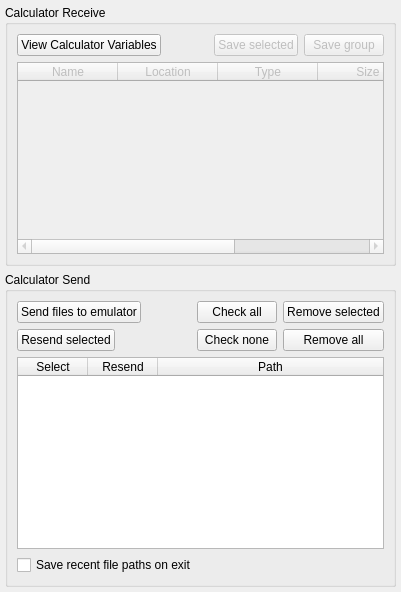
      <widget class="QWidget" name="tabVariables">
       <attribute name="icon">
        <iconset resource="resources.qrc">
         <normaloff>:/icons/resources/icons/variables.png</normaloff>:/icons/resources/icons/variables.png</iconset>
       </attribute>
       <attribute name="title">
        <string>Variables</string>
       </attribute>
       <layout class="QGridLayout" name="gridLayout_13">
        <property name="leftMargin">
         <number>5</number>
        </property>
        <property name="topMargin">
         <number>5</number>
        </property>
        <property name="rightMargin">
         <number>5</number>
        </property>
        <property name="bottomMargin">
         <number>5</number>
        </property>
        <item row="0" column="0">
         <widget class="QGroupBox" name="groupBox_12">
          <property name="title">
           <string>Calculator Receive</string>
          </property>
          <layout class="QVBoxLayout" name="verticalLayout_5">
           <item>
            <layout class="QHBoxLayout" name="horizontalLayout_5">
             <property name="spacing">
              <number>6</number>
             </property>
             <property name="topMargin">
              <number>0</number>
             </property>
             <property name="bottomMargin">
              <number>0</number>
             </property>
             <item>
              <widget class="QPushButton" name="buttonRefreshList">
               <property name="sizePolicy">
                <sizepolicy hsizetype="Preferred" vsizetype="Maximum">
                 <horstretch>0</horstretch>
                 <verstretch>0</verstretch>
                </sizepolicy>
               </property>
               <property name="focusPolicy">
                <enum>Qt::TabFocus</enum>
               </property>
               <property name="text">
                <string>View Calculator Variables</string>
               </property>
               <property name="icon">
                <iconset resource="resources.qrc">
                 <normaloff>:/icons/resources/icons/tios.png</normaloff>:/icons/resources/icons/tios.png</iconset>
               </property>
              </widget>
             </item>
             <item>
              <spacer name="horizontalSpacer_3">
               <property name="orientation">
                <enum>Qt::Horizontal</enum>
               </property>
               <property name="sizeType">
                <enum>QSizePolicy::MinimumExpanding</enum>
               </property>
               <property name="sizeHint" stdset="0">
                <size>
                 <width>40</width>
                 <height>0</height>
                </size>
               </property>
              </spacer>
             </item>
             <item>
              <widget class="QPushButton" name="buttonReceiveFiles">
               <property name="enabled">
                <bool>false</bool>
               </property>
               <property name="sizePolicy">
                <sizepolicy hsizetype="Preferred" vsizetype="Maximum">
                 <horstretch>0</horstretch>
                 <verstretch>0</verstretch>
                </sizepolicy>
               </property>
               <property name="focusPolicy">
                <enum>Qt::TabFocus</enum>
               </property>
               <property name="text">
                <string>Save selected</string>
               </property>
               <property name="icon">
                <iconset resource="resources.qrc">
                 <normaloff>:/icons/resources/icons/save.png</normaloff>:/icons/resources/icons/save.png</iconset>
               </property>
              </widget>
             </item>
             <item>
              <widget class="QPushButton" name="buttonReceiveFile">
               <property name="enabled">
                <bool>false</bool>
               </property>
               <property name="sizePolicy">
                <sizepolicy hsizetype="Preferred" vsizetype="Maximum">
                 <horstretch>0</horstretch>
                 <verstretch>0</verstretch>
                </sizepolicy>
               </property>
               <property name="focusPolicy">
                <enum>Qt::TabFocus</enum>
               </property>
               <property name="text">
                <string>Save group</string>
               </property>
               <property name="icon">
                <iconset resource="resources.qrc">
                 <normaloff>:/icons/resources/icons/save.png</normaloff>:/icons/resources/icons/save.png</iconset>
               </property>
              </widget>
             </item>
            </layout>
           </item>
           <item>
            <widget class="QTableWidget" name="emuVarView">
             <property name="enabled">
              <bool>false</bool>
             </property>
             <property name="sizePolicy">
              <sizepolicy hsizetype="MinimumExpanding" vsizetype="MinimumExpanding">
               <horstretch>0</horstretch>
               <verstretch>0</verstretch>
              </sizepolicy>
             </property>
             <property name="contextMenuPolicy">
              <enum>Qt::CustomContextMenu</enum>
             </property>
             <property name="acceptDrops">
              <bool>false</bool>
             </property>
             <property name="editTriggers">
              <set>QAbstractItemView::NoEditTriggers</set>
             </property>
             <property name="showDropIndicator" stdset="0">
              <bool>false</bool>
             </property>
             <property name="dragDropOverwriteMode">
              <bool>false</bool>
             </property>
             <property name="selectionBehavior">
              <enum>QAbstractItemView::SelectRows</enum>
             </property>
             <property name="textElideMode">
              <enum>Qt::ElideRight</enum>
             </property>
             <property name="sortingEnabled">
              <bool>true</bool>
             </property>
             <attribute name="horizontalHeaderDefaultSectionSize">
              <number>100</number>
             </attribute>
             <attribute name="horizontalHeaderHighlightSections">
              <bool>false</bool>
             </attribute>
             <attribute name="horizontalHeaderMinimumSectionSize">
              <number>40</number>
             </attribute>
             <attribute name="horizontalHeaderShowSortIndicator" stdset="0">
              <bool>true</bool>
             </attribute>
             <attribute name="horizontalHeaderStretchLastSection">
              <bool>true</bool>
             </attribute>
             <attribute name="verticalHeaderVisible">
              <bool>false</bool>
             </attribute>
             <attribute name="verticalHeaderDefaultSectionSize">
              <number>21</number>
             </attribute>
             <attribute name="verticalHeaderShowSortIndicator" stdset="0">
              <bool>false</bool>
             </attribute>
             <column>
              <property name="text">
               <string>Name</string>
              </property>
             </column>
             <column>
              <property name="text">
               <string>Location</string>
              </property>
             </column>
             <column>
              <property name="text">
               <string>Type</string>
              </property>
             </column>
             <column>
              <property name="text">
               <string>Size</string>
              </property>
             </column>
             <column>
              <property name="text">
               <string>Preview</string>
              </property>
             </column>
            </widget>
           </item>
          </layout>
         </widget>
        </item>
        <item row="1" column="0">
         <widget class="QGroupBox" name="groupBox_3">
          <property name="title">
           <string>Calculator Send</string>
          </property>
          <layout class="QGridLayout" name="gridLayout_12">
           <item row="2" column="0">
            <widget class="QTableWidget" name="varLoadedView">
             <property name="sizePolicy">
              <sizepolicy hsizetype="Expanding" vsizetype="MinimumExpanding">
               <horstretch>0</horstretch>
               <verstretch>0</verstretch>
              </sizepolicy>
             </property>
             <property name="focusPolicy">
              <enum>Qt::ClickFocus</enum>
             </property>
             <property name="contextMenuPolicy">
              <enum>Qt::CustomContextMenu</enum>
             </property>
             <property name="showDropIndicator" stdset="0">
              <bool>false</bool>
             </property>
             <property name="dragDropOverwriteMode">
              <bool>false</bool>
             </property>
             <property name="selectionBehavior">
              <enum>QAbstractItemView::SelectRows</enum>
             </property>
             <property name="sortingEnabled">
              <bool>true</bool>
             </property>
             <attribute name="horizontalHeaderCascadingSectionResizes">
              <bool>true</bool>
             </attribute>
             <attribute name="horizontalHeaderDefaultSectionSize">
              <number>70</number>
             </attribute>
             <attribute name="horizontalHeaderMinimumSectionSize">
              <number>50</number>
             </attribute>
             <attribute name="horizontalHeaderStretchLastSection">
              <bool>true</bool>
             </attribute>
             <attribute name="verticalHeaderVisible">
              <bool>false</bool>
             </attribute>
             <attribute name="verticalHeaderDefaultSectionSize">
              <number>21</number>
             </attribute>
             <column>
              <property name="text">
               <string>Select</string>
              </property>
             </column>
             <column>
              <property name="text">
               <string>Resend</string>
              </property>
             </column>
             <column>
              <property name="text">
               <string>Path</string>
              </property>
             </column>
            </widget>
           </item>
           <item row="0" column="0">
            <layout class="QHBoxLayout" name="horizontalLayout_26">
             <property name="bottomMargin">
              <number>0</number>
             </property>
             <item>
              <layout class="QVBoxLayout" name="verticalLayout_17">
               <property name="rightMargin">
                <number>0</number>
               </property>
               <item>
                <widget class="QPushButton" name="buttonSend">
                 <property name="sizePolicy">
                  <sizepolicy hsizetype="Maximum" vsizetype="Maximum">
                   <horstretch>0</horstretch>
                   <verstretch>0</verstretch>
                  </sizepolicy>
                 </property>
                 <property name="focusPolicy">
                  <enum>Qt::TabFocus</enum>
                 </property>
                 <property name="text">
                  <string>Send files to emulator</string>
                 </property>
                 <property name="icon">
                  <iconset resource="resources.qrc">
                   <normaloff>:/icons/resources/icons/open.png</normaloff>:/icons/resources/icons/open.png</iconset>
                 </property>
                </widget>
               </item>
               <item>
                <widget class="QPushButton" name="buttonResendFiles">
                 <property name="sizePolicy">
                  <sizepolicy hsizetype="Maximum" vsizetype="Maximum">
                   <horstretch>0</horstretch>
                   <verstretch>0</verstretch>
                  </sizepolicy>
                 </property>
                 <property name="text">
                  <string>Resend selected</string>
                 </property>
                 <property name="icon">
                  <iconset resource="resources.qrc">
                   <normaloff>:/icons/resources/icons/variables.png</normaloff>:/icons/resources/icons/variables.png</iconset>
                 </property>
                </widget>
               </item>
              </layout>
             </item>
             <item>
              <spacer name="horizontalSpacer_2">
               <property name="orientation">
                <enum>Qt::Horizontal</enum>
               </property>
               <property name="sizeHint" stdset="0">
                <size>
                 <width>50</width>
                 <height>20</height>
                </size>
               </property>
              </spacer>
             </item>
             <item>
              <layout class="QHBoxLayout" name="horizontalLayout_29">
               <property name="rightMargin">
                <number>0</number>
               </property>
               <property name="bottomMargin">
                <number>0</number>
               </property>
               <item>
                <layout class="QVBoxLayout" name="verticalLayout_26">
                 <property name="rightMargin">
                  <number>0</number>
                 </property>
                 <property name="bottomMargin">
                  <number>0</number>
                 </property>
                 <item>
                  <widget class="QPushButton" name="buttonSelectVars">
                   <property name="text">
                    <string>Check all</string>
                   </property>
                   <property name="icon">
                    <iconset resource="resources.qrc">
                     <normaloff>:/icons/resources/icons/run.png</normaloff>:/icons/resources/icons/run.png</iconset>
                   </property>
                  </widget>
                 </item>
                 <item>
                  <widget class="QPushButton" name="buttonDeselectVars">
                   <property name="text">
                    <string>Check none</string>
                   </property>
                   <property name="icon">
                    <iconset resource="resources.qrc">
                     <normaloff>:/icons/resources/icons/minus.png</normaloff>:/icons/resources/icons/minus.png</iconset>
                   </property>
                  </widget>
                 </item>
                </layout>
               </item>
               <item>
                <layout class="QVBoxLayout" name="verticalLayout_27">
                 <property name="rightMargin">
                  <number>0</number>
                 </property>
                 <item>
                  <widget class="QPushButton" name="buttonRmSelectedVars">
                   <property name="text">
                    <string>Remove selected</string>
                   </property>
                  </widget>
                 </item>
                 <item>
                  <widget class="QPushButton" name="buttonRmAllVars">
                   <property name="text">
                    <string>Remove all</string>
                   </property>
                  </widget>
                 </item>
                </layout>
               </item>
              </layout>
             </item>
            </layout>
           </item>
           <item row="3" column="0">
            <widget class="QCheckBox" name="checkSaveRecent">
             <property name="text">
              <string>Save recent file paths on exit</string>
             </property>
            </widget>
           </item>
          </layout>
         </widget>
        </item>
       </layout>
      </widget>
